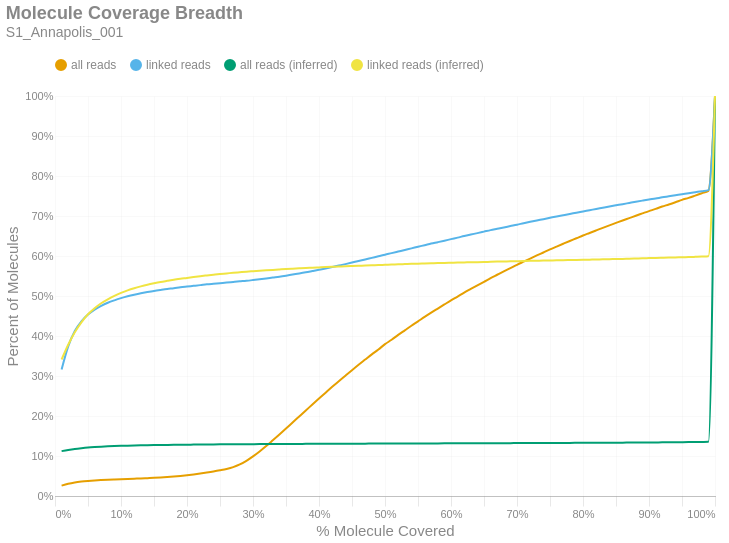

The code cell stored with this chart in its notebook:
### Markdown cell above
### Molecule Read Coverage
This chart shows molecule coverage breadth as computed by the number of bases aligned to that molecule. In other words, "*how much of each unique long molecule is actually sequenced/aligned?*" Keep in mind there is a distinction between sequences and alignments, since some sequences belonging to a particular molecule may not align well and wouldn't appear in the alignment data. This chart also shows molecule coverage breadth as computed by the *inferred fragment* from which the aligned sequences originate. Unlike read coverage, this calculation takes into account the total insert size, including unsequenced gaps between the forward and reverse reads. Like the previous figures, these are cumulative percents.

### Code cell
if SKIPLR:
    print_html(f"Skipped")
else:
    binned_df = consolidated_hist(valids['coverage_bp'], mask, 0.01, True)
    binned_df_inf = consolidated_hist(valids['coverage_inserts'], mask, 0.01, True)
    binned_df = binned_df.with_columns(pl.lit(binned_df_inf['all reads (cumsum)']).alias('all reads (inferred)'))
    binned_df = binned_df.with_columns(pl.lit(binned_df_inf['linked reads (cumsum)']).alias('linked reads (inferred)'))
    binned_df = binned_df.with_columns(
        (pl.col('bin').cast(pl.Float64) + 0.01).alias('right_edge')
    )

    with SafeRender(binned_df):
        (
            density_plot(binned_df, 'Molecule Coverage Breadth', samplename, 'molcov', ['all reads (inferred)','linked reads (inferred)'])
            .encode(
                #x=alt.X('bin:Q', title="% Molecule Covered").axis(format = '%').scale(padding=0),
                x=alt.X('right_edge:Q', title="% Molecule Covered").axis(format='%').scale(padding=0),
                y=alt.Y('value:Q', title='Percent of Molecules')
                    .axis(format='%')
                    .stack(False)
                    .scale(domainMin=0, padding=0),
                color=alt.Color("key:N").scale(domain = ["all reads", "linked reads", "all reads (inferred)", "linked reads (inferred)"]),
                tooltip = [
                    alt.Tooltip("key:N", title = "Data Type"),
                    alt.Tooltip("range_label:N", title="% Molecule Covered"),
                    alt.Tooltip("value:Q", format = ".2%", title="% Molecules")
                ]
            )
        ).display()

### Figure 1 — Vega-Lite specification as saved in the notebook (floating-point values rounded to 4 significant figures)
{"width": "container", "height": 400, "config": {"title": {"anchor": "start", "dy": -15, "fontSize": 18, "color": "#888888", "subtitleColor": "#888888", "subtitleFontSize": 14}, "arc": {"fill": "#0072B2"}, "axis": {"domainColor": "#888888", "domainWidth": 0.5, "gridWidth": 0.2, "grid": false, "titleFontWeight": 400, "titleFontSize": 15, "labelFontSize": 11, "labelColor": "#888888", "tickColor": "#888888", "tickWidth": 0.2, "titleColor": "#888888"}, "axisBand": {"grid": false}, "axisX": {"grid": true, "tickSize": 10, "domainCap": "round"}, "axisY": {"domain": false, "grid": true, "tickSize": 0, "domainCap": "round"}, "background": "transparent", "header": {"labelFontSize": 15, "labelColor": "#888888", "titleFontSize": 15, "titleFontWeight": 600, "titleColor": "#888888"}, "legend": {"labelFont": "sans-serif", "labelFontSize": 12, "labelColor": "#888888", "symbolSize": 100, "symbolType": "circle", "titleFontSize": 12, "titlePadding": 10, "titleColor": "#888888", "title": null, "orient": "top"}, "range": {"category": ["#E69F00", "#56B4E9", "#009E73", "#F0E442", "#0072B2", "#D55E00", "#CC79A7", "#000000"], "diverging": ["#cfe8f3", "#a2d4ec", "#73bfe2", "#46abdb", "#1696d2", "#12719e"]}, "area": {"fill": "#0072B2", "fillOpacity": 0.7, "line": true, "strokeOpacity": 0.7}, "line": {"color": "#0072B2", "stroke": "#0072B2", "strokeWidth": 2}, "trail": {"color": "#0072B2", "stroke": "#0072B2", "strokeWidth": 0, "size": 1}, "point": {"filled": true, "fillOpacity": 1.0, "size": 95}, "text": {"color": "#888888", "fontSize": 11, "align": "right", "fontWeight": 400, "size": 11}, "bar": {"fill": "#0072B2", "stroke": null}, "view": {"stroke": null, "continuousWidth": 660, "continuousHeight": 400}}, "data": {"name": "data-71856cc3fe0ff26bc0a9450cbd75f9d7"}, "mark": {"type": "line", "interpolate": "monotone", "point": {"opacity": 0, "size": 275}}, "encoding": {"color": {"field": "key", "scale": {"domain": ["all reads", "linked reads", "all reads (inferred)", "linked reads (inferred)"]}, "type": "nominal"}, "tooltip": [{"field": "key", "title": "Data Type", "type": "nominal"}, {"field": "range_label", "title": "% Molecule Covered", "type": "nominal"}, {"field": "value", "format": ".2%", "title": "% Molecules", "type": "quantitative"}], "x": {"axis": {"format": "%"}, "field": "right_edge", "scale": {"padding": 0}, "title": "% Molecule Covered", "type": "quantitative"}, "y": {"axis": {"format": "%"}, "field": "value", "scale": {"domainMin": 0, "padding": 0}, "stack": false, "title": "Percent of Molecules", "type": "quantitative"}}, "params": [{"name": "param_c36ac31b6afebe62", "select": {"type": "point", "fields": ["key"]}, "bind": "legend"}], "title": {"text": "Molecule Coverage Breadth", "subtitle": "S1_Annapolis_001"}, "transform": [{"fold": ["all reads (cumsum)", "linked reads (cumsum)", "all reads (inferred)", "linked reads (inferred)"]}, {"calculate": "replace(datum.key, ' (cumsum)', '')", "as": "key"}, {"filter": {"param": "param_c36ac31b6afebe62"}}], "usermeta": {"embedOptions": {"downloadFileName": "S1_Annapolis_001.molcov"}}, "$schema": "https://vega.github.io/schema/vega-lite/v6.1.0.json", "datasets": {"data-71856cc3fe0ff26bc0a9450cbd75f9d7": [{"bin": "0.0", "interval": "0.0-0.01", "all reads": 0.02603, "linked reads": 0.316, "all reads (cumsum)": 0.02603, "linked reads (cumsum)": 0.316, "range_label": "0.0-0.01", "all reads (inferred)": 0.1122, "linked reads (inferred)": 0.3413, "right_edge": 0.01}, {"bin": "0.01", "interval": "0.01-0.02", "all reads": 0.004723, "linked reads": 0.05787, "all reads (cumsum)": 0.03075, "linked reads (cumsum)": 0.3739, "range_label": "0.01-0.02", "all reads (inferred)": 0.1152, "linked reads (inferred)": 0.3781, "right_edge": 0.02}, {"bin": "0.02", "interval": "0.02-0.03", "all reads": 0.003216, "linked reads": 0.0386, "all reads (cumsum)": 0.03397, "linked reads (cumsum)": 0.4125, "range_label": "0.02-0.03", "all reads (inferred)": 0.1176, "linked reads (inferred)": 0.4095, "right_edge": 0.03}, {"bin": "0.03", "interval": "0.03-0.04", "all reads": 0.002124, "linked reads": 0.02403, "all reads (cumsum)": 0.03609, "linked reads (cumsum)": 0.4365, "range_label": "0.03-0.04", "all reads (inferred)": 0.1195, "linked reads (inferred)": 0.4341, "right_edge": 0.04}, {"bin": "0.04", "interval": "0.04-0.05", "all reads": 0.001537, "linked reads": 0.01701, "all reads (cumsum)": 0.03763, "linked reads (cumsum)": 0.4535, "range_label": "0.04-0.05", "all reads (inferred)": 0.1211, "linked reads (inferred)": 0.4543, "right_edge": 0.05}, {"bin": "0.05", "interval": "0.05-0.06", "all reads": 0.00121, "linked reads": 0.01237, "all reads (cumsum)": 0.03884, "linked reads (cumsum)": 0.4659, "range_label": "0.05-0.06", "all reads (inferred)": 0.1223, "linked reads (inferred)": 0.4695, "right_edge": 0.06}, {"bin": "0.06", "interval": "0.06-0.07", "all reads": 0.0009467, "linked reads": 0.009462, "all reads (cumsum)": 0.03978, "linked reads (cumsum)": 0.4754, "range_label": "0.06-0.07", "all reads (inferred)": 0.1233, "linked reads (inferred)": 0.4818, "right_edge": 0.07}, {"bin": "0.07", "interval": "0.07-0.08", "all reads": 0.0008255, "linked reads": 0.007669, "all reads (cumsum)": 0.04061, "linked reads (cumsum)": 0.483, "range_label": "0.07-0.08", "all reads (inferred)": 0.1241, "linked reads (inferred)": 0.4918, "right_edge": 0.08}, {"bin": "0.08", "interval": "0.08-0.09", "all reads": 0.0007312, "linked reads": 0.006157, "all reads (cumsum)": 0.04134, "linked reads (cumsum)": 0.4892, "range_label": "0.08-0.09", "all reads (inferred)": 0.1247, "linked reads (inferred)": 0.5002, "right_edge": 0.09}, {"bin": "0.09", "interval": "0.09-0.1", "all reads": 0.0007043, "linked reads": 0.005434, "all reads (cumsum)": 0.04205, "linked reads (cumsum)": 0.4946, "range_label": "0.09-0.1", "all reads (inferred)": 0.1253, "linked reads (inferred)": 0.5076, "right_edge": 0.1}, {"bin": "0.1", "interval": "0.1-0.11", "all reads": 0.0006642, "linked reads": 0.004716, "all reads (cumsum)": 0.04271, "linked reads (cumsum)": 0.4994, "range_label": "0.1-0.11", "all reads (inferred)": 0.1258, "linked reads (inferred)": 0.5141, "right_edge": 0.11}, {"bin": "0.11", "interval": "0.11-0.12", "all reads": 0.0006301, "linked reads": 0.003916, "all reads (cumsum)": 0.04334, "linked reads (cumsum)": 0.5033, "range_label": "0.11-0.12", "all reads (inferred)": 0.1263, "linked reads (inferred)": 0.5195, "right_edge": 0.12}, {"bin": "0.12", "interval": "0.12-0.13", "all reads": 0.0006142, "linked reads": 0.003346, "all reads (cumsum)": 0.04395, "linked reads (cumsum)": 0.5066, "range_label": "0.12-0.13", "all reads (inferred)": 0.1266, "linked reads (inferred)": 0.5241, "right_edge": 0.13}, {"bin": "0.13", "interval": "0.13-0.14", "all reads": 0.000685, "linked reads": 0.003137, "all reads (cumsum)": 0.04464, "linked reads (cumsum)": 0.5097, "range_label": "0.13-0.14", "all reads (inferred)": 0.1269, "linked reads (inferred)": 0.5282, "right_edge": 0.14}, {"bin": "0.14", "interval": "0.14-0.15", "all reads": 0.0006903, "linked reads": 0.002918, "all reads (cumsum)": 0.04533, "linked reads (cumsum)": 0.5127, "range_label": "0.14-0.15", "all reads (inferred)": 0.1272, "linked reads (inferred)": 0.5317, "right_edge": 0.15}, {"bin": "0.15", "interval": "0.15-0.16", "all reads": 0.0008857, "linked reads": 0.002556, "all reads (cumsum)": 0.04622, "linked reads (cumsum)": 0.5152, "range_label": "0.15-0.16", "all reads (inferred)": 0.1275, "linked reads (inferred)": 0.535, "right_edge": 0.16}, {"bin": "0.16", "interval": "0.16-0.17", "all reads": 0.001075, "linked reads": 0.002394, "all reads (cumsum)": 0.04729, "linked reads (cumsum)": 0.5176, "range_label": "0.16-0.17", "all reads (inferred)": 0.1277, "linked reads (inferred)": 0.5379, "right_edge": 0.17}, {"bin": "0.17", "interval": "0.17-0.18", "all reads": 0.001355, "linked reads": 0.001925, "all reads (cumsum)": 0.04864, "linked reads (cumsum)": 0.5195, "range_label": "0.17-0.18", "all reads (inferred)": 0.1279, "linked reads (inferred)": 0.5407, "right_edge": 0.18}, {"bin": "0.18", "interval": "0.18-0.19", "all reads": 0.001631, "linked reads": 0.002266, "all reads (cumsum)": 0.05028, "linked reads (cumsum)": 0.5218, "range_label": "0.18-0.19", "all reads (inferred)": 0.1281, "linked reads (inferred)": 0.5433, "right_edge": 0.19}, {"bin": "0.19", "interval": "0.19-0.2", "all reads": 0.001788, "linked reads": 0.001823, "all reads (cumsum)": 0.05206, "linked reads (cumsum)": 0.5236, "range_label": "0.19-0.2", "all reads (inferred)": 0.1283, "linked reads (inferred)": 0.5453, "right_edge": 0.2}, {"bin": "0.2", "interval": "0.2-0.21", "all reads": 0.00193, "linked reads": 0.001757, "all reads (cumsum)": 0.05399, "linked reads (cumsum)": 0.5254, "range_label": "0.2-0.21", "all reads (inferred)": 0.1285, "linked reads (inferred)": 0.5475, "right_edge": 0.21}, {"bin": "0.21", "interval": "0.21-0.22", "all reads": 0.002196, "linked reads": 0.001787, "all reads (cumsum)": 0.05619, "linked reads (cumsum)": 0.5272, "range_label": "0.21-0.22", "all reads (inferred)": 0.1286, "linked reads (inferred)": 0.5495, "right_edge": 0.22}, {"bin": "0.22", "interval": "0.22-0.23", "all reads": 0.002439, "linked reads": 0.00194, "all reads (cumsum)": 0.05863, "linked reads (cumsum)": 0.5291, "range_label": "0.22-0.23", "all reads (inferred)": 0.1288, "linked reads (inferred)": 0.5514, "right_edge": 0.23}, {"bin": "0.23", "interval": "0.23-0.24", "all reads": 0.002648, "linked reads": 0.001523, "all reads (cumsum)": 0.06128, "linked reads (cumsum)": 0.5306, "range_label": "0.23-0.24", "all reads (inferred)": 0.1289, "linked reads (inferred)": 0.5532, "right_edge": 0.24}, {"bin": "0.24", "interval": "0.24-0.25", "all reads": 0.002987, "linked reads": 0.001441, "all reads (cumsum)": 0.06426, "linked reads (cumsum)": 0.5321, "range_label": "0.24-0.25", "all reads (inferred)": 0.1291, "linked reads (inferred)": 0.555, "right_edge": 0.25}, {"bin": "0.25", "interval": "0.25-0.26", "all reads": 0.00337, "linked reads": 0.001385, "all reads (cumsum)": 0.06763, "linked reads (cumsum)": 0.5335, "range_label": "0.25-0.26", "all reads (inferred)": 0.1292, "linked reads (inferred)": 0.5565, "right_edge": 0.26}, {"bin": "0.26", "interval": "0.26-0.27", "all reads": 0.004591, "linked reads": 0.001584, "all reads (cumsum)": 0.07223, "linked reads (cumsum)": 0.535, "range_label": "0.26-0.27", "all reads (inferred)": 0.1293, "linked reads (inferred)": 0.5581, "right_edge": 0.27}, {"bin": "0.27", "interval": "0.27-0.28", "all reads": 0.006674, "linked reads": 0.001569, "all reads (cumsum)": 0.0789, "linked reads (cumsum)": 0.5366, "range_label": "0.27-0.28", "all reads (inferred)": 0.1294, "linked reads (inferred)": 0.5594, "right_edge": 0.28}, {"bin": "0.28", "interval": "0.28-0.29", "all reads": 0.009098, "linked reads": 0.001497, "all reads (cumsum)": 0.088, "linked reads (cumsum)": 0.5381, "range_label": "0.28-0.29", "all reads (inferred)": 0.1295, "linked reads (inferred)": 0.5608, "right_edge": 0.29}, {"bin": "0.29", "interval": "0.29-0.3", "all reads": 0.01107, "linked reads": 0.001813, "all reads (cumsum)": 0.09907, "linked reads (cumsum)": 0.5399, "range_label": "0.29-0.3", "all reads (inferred)": 0.1296, "linked reads (inferred)": 0.5619, "right_edge": 0.3}, {"bin": "0.3", "interval": "0.3-0.31", "all reads": 0.01236, "linked reads": 0.001935, "all reads (cumsum)": 0.1114, "linked reads (cumsum)": 0.5419, "range_label": "0.3-0.31", "all reads (inferred)": 0.1297, "linked reads (inferred)": 0.5631, "right_edge": 0.31}, {"bin": "0.31", "interval": "0.31-0.32", "all reads": 0.0134, "linked reads": 0.002062, "all reads (cumsum)": 0.1248, "linked reads (cumsum)": 0.5439, "range_label": "0.31-0.32", "all reads (inferred)": 0.1298, "linked reads (inferred)": 0.5642, "right_edge": 0.32}, {"bin": "0.32", "interval": "0.32-0.33", "all reads": 0.01436, "linked reads": 0.00221, "all reads (cumsum)": 0.1392, "linked reads (cumsum)": 0.5461, "range_label": "0.32-0.33", "all reads (inferred)": 0.1299, "linked reads (inferred)": 0.5653, "right_edge": 0.33}, {"bin": "0.33", "interval": "0.33-0.34", "all reads": 0.01457, "linked reads": 0.002139, "all reads (cumsum)": 0.1538, "linked reads (cumsum)": 0.5483, "range_label": "0.33-0.34", "all reads (inferred)": 0.13, "linked reads (inferred)": 0.5663, "right_edge": 0.34}, {"bin": "0.34", "interval": "0.34-0.35", "all reads": 0.01488, "linked reads": 0.002536, "all reads (cumsum)": 0.1686, "linked reads (cumsum)": 0.5508, "range_label": "0.34-0.35", "all reads (inferred)": 0.1301, "linked reads (inferred)": 0.5674, "right_edge": 0.35}, {"bin": "0.35", "interval": "0.35-0.36", "all reads": 0.01511, "linked reads": 0.002775, "all reads (cumsum)": 0.1838, "linked reads (cumsum)": 0.5536, "range_label": "0.35-0.36", "all reads (inferred)": 0.1302, "linked reads (inferred)": 0.5683, "right_edge": 0.36}, {"bin": "0.36", "interval": "0.36-0.37", "all reads": 0.015, "linked reads": 0.002643, "all reads (cumsum)": 0.1988, "linked reads (cumsum)": 0.5562, "range_label": "0.36-0.37", "all reads (inferred)": 0.1303, "linked reads (inferred)": 0.5692, "right_edge": 0.37}, {"bin": "0.37", "interval": "0.37-0.38", "all reads": 0.01501, "linked reads": 0.002887, "all reads (cumsum)": 0.2138, "linked reads (cumsum)": 0.5591, "range_label": "0.37-0.38", "all reads (inferred)": 0.1303, "linked reads (inferred)": 0.57, "right_edge": 0.38}, {"bin": "0.38", "interval": "0.38-0.39", "all reads": 0.01508, "linked reads": 0.003218, "all reads (cumsum)": 0.2288, "linked reads (cumsum)": 0.5623, "range_label": "0.38-0.39", "all reads (inferred)": 0.1304, "linked reads (inferred)": 0.5707, "right_edge": 0.39}, {"bin": "0.39", "interval": "0.39-0.4", "all reads": 0.01502, "linked reads": 0.003239, "all reads (cumsum)": 0.2439, "linked reads (cumsum)": 0.5656, "range_label": "0.39-0.4", "all reads (inferred)": 0.1305, "linked reads (inferred)": 0.5715, "right_edge": 0.4}, {"bin": "0.4", "interval": "0.4-0.41", "all reads": 0.0145, "linked reads": 0.003285, "all reads (cumsum)": 0.2584, "linked reads (cumsum)": 0.5689, "range_label": "0.4-0.41", "all reads (inferred)": 0.1305, "linked reads (inferred)": 0.5723, "right_edge": 0.41}, {"bin": "0.41", "interval": "0.41-0.42", "all reads": 0.01447, "linked reads": 0.003488, "all reads (cumsum)": 0.2728, "linked reads (cumsum)": 0.5723, "range_label": "0.41-0.42", "all reads (inferred)": 0.1306, "linked reads (inferred)": 0.573, "right_edge": 0.42}, {"bin": "0.42", "interval": "0.42-0.43", "all reads": 0.01423, "linked reads": 0.003687, "all reads (cumsum)": 0.2871, "linked reads (cumsum)": 0.576, "range_label": "0.42-0.43", "all reads (inferred)": 0.1307, "linked reads (inferred)": 0.5737, "right_edge": 0.43}, {"bin": "0.43", "interval": "0.43-0.44", "all reads": 0.0138, "linked reads": 0.003692, "all reads (cumsum)": 0.3009, "linked reads (cumsum)": 0.5797, "range_label": "0.43-0.44", "all reads (inferred)": 0.1308, "linked reads (inferred)": 0.5745, "right_edge": 0.44}, {"bin": "0.44", "interval": "0.44-0.45", "all reads": 0.0137, "linked reads": 0.003794, "all reads (cumsum)": 0.3146, "linked reads (cumsum)": 0.5835, "range_label": "0.44-0.45", "all reads (inferred)": 0.1308, "linked reads (inferred)": 0.5751, "right_edge": 0.45}, {"bin": "0.45", "interval": "0.45-0.46", "all reads": 0.01346, "linked reads": 0.003957, "all reads (cumsum)": 0.328, "linked reads (cumsum)": 0.5875, "range_label": "0.45-0.46", "all reads (inferred)": 0.1309, "linked reads (inferred)": 0.5757, "right_edge": 0.46}, {"bin": "0.46", "interval": "0.46-0.47", "all reads": 0.01303, "linked reads": 0.003738, "all reads (cumsum)": 0.3411, "linked reads (cumsum)": 0.5912, "range_label": "0.46-0.47", "all reads (inferred)": 0.1309, "linked reads (inferred)": 0.5762, "right_edge": 0.47}, {"bin": "0.47", "interval": "0.47-0.48", "all reads": 0.01297, "linked reads": 0.004028, "all reads (cumsum)": 0.354, "linked reads (cumsum)": 0.5952, "range_label": "0.47-0.48", "all reads (inferred)": 0.131, "linked reads (inferred)": 0.5768, "right_edge": 0.48}, {"bin": "0.48", "interval": "0.48-0.49", "all reads": 0.0122, "linked reads": 0.003921, "all reads (cumsum)": 0.3662, "linked reads (cumsum)": 0.5992, "range_label": "0.48-0.49", "all reads (inferred)": 0.131, "linked reads (inferred)": 0.5775, "right_edge": 0.49}, {"bin": "0.49", "interval": "0.49-0.5", "all reads": 0.01343, "linked reads": 0.004181, "all reads (cumsum)": 0.3797, "linked reads (cumsum)": 0.6033, "range_label": "0.49-0.5", "all reads (inferred)": 0.1311, "linked reads (inferred)": 0.578, "right_edge": 0.5}, {"bin": "0.5", "interval": "0.5-0.51", "all reads": 0.01084, "linked reads": 0.003809, "all reads (cumsum)": 0.3905, "linked reads (cumsum)": 0.6072, "range_label": "0.5-0.51", "all reads (inferred)": 0.1312, "linked reads (inferred)": 0.5786, "right_edge": 0.51}, {"bin": "0.51", "interval": "0.51-0.52", "all reads": 0.01223, "linked reads": 0.003987, "all reads (cumsum)": 0.4027, "linked reads (cumsum)": 0.6111, "range_label": "0.51-0.52", "all reads (inferred)": 0.1312, "linked reads (inferred)": 0.5792, "right_edge": 0.52}, {"bin": "0.52", "interval": "0.52-0.53", "all reads": 0.01143, "linked reads": 0.004018, "all reads (cumsum)": 0.4142, "linked reads (cumsum)": 0.6152, "range_label": "0.52-0.53", "all reads (inferred)": 0.1313, "linked reads (inferred)": 0.5797, "right_edge": 0.53}, {"bin": "0.53", "interval": "0.53-0.54", "all reads": 0.01146, "linked reads": 0.003881, "all reads (cumsum)": 0.4256, "linked reads (cumsum)": 0.619, "range_label": "0.53-0.54", "all reads (inferred)": 0.1313, "linked reads (inferred)": 0.5804, "right_edge": 0.54}, {"bin": "0.54", "interval": "0.54-0.55", "all reads": 0.01095, "linked reads": 0.00414, "all reads (cumsum)": 0.4366, "linked reads (cumsum)": 0.6232, "range_label": "0.54-0.55", "all reads (inferred)": 0.1314, "linked reads (inferred)": 0.5809, "right_edge": 0.55}, {"bin": "0.55", "interval": "0.55-0.56", "all reads": 0.0111, "linked reads": 0.00386, "all reads (cumsum)": 0.4477, "linked reads (cumsum)": 0.627, "range_label": "0.55-0.56", "all reads (inferred)": 0.1314, "linked reads (inferred)": 0.5813, "right_edge": 0.56}, {"bin": "0.56", "interval": "0.56-0.57", "all reads": 0.01065, "linked reads": 0.003993, "all reads (cumsum)": 0.4583, "linked reads (cumsum)": 0.631, "range_label": "0.56-0.57", "all reads (inferred)": 0.1315, "linked reads (inferred)": 0.5818, "right_edge": 0.57}, {"bin": "0.57", "interval": "0.57-0.58", "all reads": 0.01028, "linked reads": 0.00355, "all reads (cumsum)": 0.4686, "linked reads (cumsum)": 0.6346, "range_label": "0.57-0.58", "all reads (inferred)": 0.1315, "linked reads (inferred)": 0.5822, "right_edge": 0.58}, {"bin": "0.58", "interval": "0.58-0.59", "all reads": 0.01023, "linked reads": 0.003672, "all reads (cumsum)": 0.4788, "linked reads (cumsum)": 0.6383, "range_label": "0.58-0.59", "all reads (inferred)": 0.1316, "linked reads (inferred)": 0.5826, "right_edge": 0.59}, {"bin": "0.59", "interval": "0.59-0.6", "all reads": 0.01017, "linked reads": 0.003931, "all reads (cumsum)": 0.489, "linked reads (cumsum)": 0.6422, "range_label": "0.59-0.6", "all reads (inferred)": 0.1317, "linked reads (inferred)": 0.5831, "right_edge": 0.6}, {"bin": "0.6", "interval": "0.6-0.61", "all reads": 0.009591, "linked reads": 0.003774, "all reads (cumsum)": 0.4986, "linked reads (cumsum)": 0.646, "range_label": "0.6-0.61", "all reads (inferred)": 0.1317, "linked reads (inferred)": 0.5836, "right_edge": 0.61}, {"bin": "0.61", "interval": "0.61-0.62", "all reads": 0.009786, "linked reads": 0.004013, "all reads (cumsum)": 0.5084, "linked reads (cumsum)": 0.65, "range_label": "0.61-0.62", "all reads (inferred)": 0.1318, "linked reads (inferred)": 0.5839, "right_edge": 0.62}, {"bin": "0.62", "interval": "0.62-0.63", "all reads": 0.00914, "linked reads": 0.003677, "all reads (cumsum)": 0.5175, "linked reads (cumsum)": 0.6537, "range_label": "0.62-0.63", "all reads (inferred)": 0.1318, "linked reads (inferred)": 0.5843, "right_edge": 0.63}, {"bin": "0.63", "interval": "0.63-0.64", "all reads": 0.009044, "linked reads": 0.003555, "all reads (cumsum)": 0.5266, "linked reads (cumsum)": 0.6572, "range_label": "0.63-0.64", "all reads (inferred)": 0.1319, "linked reads (inferred)": 0.5847, "right_edge": 0.64}, {"bin": "0.64", "interval": "0.64-0.65", "all reads": 0.008968, "linked reads": 0.003738, "all reads (cumsum)": 0.5355, "linked reads (cumsum)": 0.6609, "range_label": "0.64-0.65", "all reads (inferred)": 0.1319, "linked reads (inferred)": 0.5851, "right_edge": 0.65}, {"bin": "0.65", "interval": "0.65-0.66", "all reads": 0.009168, "linked reads": 0.003763, "all reads (cumsum)": 0.5447, "linked reads (cumsum)": 0.6647, "range_label": "0.65-0.66", "all reads (inferred)": 0.132, "linked reads (inferred)": 0.5855, "right_edge": 0.66}, {"bin": "0.66", "interval": "0.66-0.67", "all reads": 0.008431, "linked reads": 0.00332, "all reads (cumsum)": 0.5531, "linked reads (cumsum)": 0.668, "range_label": "0.66-0.67", "all reads (inferred)": 0.132, "linked reads (inferred)": 0.5859, "right_edge": 0.67}, {"bin": "0.67", "interval": "0.67-0.68", "all reads": 0.008396, "linked reads": 0.003346, "all reads (cumsum)": 0.5615, "linked reads (cumsum)": 0.6714, "range_label": "0.67-0.68", "all reads (inferred)": 0.1321, "linked reads (inferred)": 0.5863, "right_edge": 0.68}, {"bin": "0.68", "interval": "0.68-0.69", "all reads": 0.008176, "linked reads": 0.003458, "all reads (cumsum)": 0.5697, "linked reads (cumsum)": 0.6748, "range_label": "0.68-0.69", "all reads (inferred)": 0.1322, "linked reads (inferred)": 0.5867, "right_edge": 0.69}, {"bin": "0.69", "interval": "0.69-0.7", "all reads": 0.008231, "linked reads": 0.003402, "all reads (cumsum)": 0.5779, "linked reads (cumsum)": 0.6782, "range_label": "0.69-0.7", "all reads (inferred)": 0.1322, "linked reads (inferred)": 0.5871, "right_edge": 0.7}, {"bin": "0.7", "interval": "0.7-0.71", "all reads": 0.007846, "linked reads": 0.003738, "all reads (cumsum)": 0.5858, "linked reads (cumsum)": 0.682, "range_label": "0.7-0.71", "all reads (inferred)": 0.1323, "linked reads (inferred)": 0.5875, "right_edge": 0.71}, {"bin": "0.71", "interval": "0.71-0.72", "all reads": 0.007783, "linked reads": 0.003555, "all reads (cumsum)": 0.5936, "linked reads (cumsum)": 0.6855, "range_label": "0.71-0.72", "all reads (inferred)": 0.1323, "linked reads (inferred)": 0.5879, "right_edge": 0.72}, {"bin": "0.72", "interval": "0.72-0.73", "all reads": 0.007762, "linked reads": 0.003392, "all reads (cumsum)": 0.6013, "linked reads (cumsum)": 0.6889, "range_label": "0.72-0.73", "all reads (inferred)": 0.1324, "linked reads (inferred)": 0.5882, "right_edge": 0.73}, {"bin": "0.73", "interval": "0.73-0.74", "all reads": 0.007463, "linked reads": 0.003213, "all reads (cumsum)": 0.6088, "linked reads (cumsum)": 0.6921, "range_label": "0.73-0.74", "all reads (inferred)": 0.1325, "linked reads (inferred)": 0.5885, "right_edge": 0.74}, {"bin": "0.74", "interval": "0.74-0.75", "all reads": 0.007644, "linked reads": 0.003381, "all reads (cumsum)": 0.6164, "linked reads (cumsum)": 0.6955, "range_label": "0.74-0.75", "all reads (inferred)": 0.1325, "linked reads (inferred)": 0.5889, "right_edge": 0.75}, {"bin": "0.75", "interval": "0.75-0.76", "all reads": 0.007115, "linked reads": 0.003387, "all reads (cumsum)": 0.6235, "linked reads (cumsum)": 0.6989, "range_label": "0.75-0.76", "all reads (inferred)": 0.1326, "linked reads (inferred)": 0.5892, "right_edge": 0.76}, {"bin": "0.76", "interval": "0.76-0.77", "all reads": 0.007032, "linked reads": 0.003112, "all reads (cumsum)": 0.6306, "linked reads (cumsum)": 0.702, "range_label": "0.76-0.77", "all reads (inferred)": 0.1327, "linked reads (inferred)": 0.5895, "right_edge": 0.77}, {"bin": "0.77", "interval": "0.77-0.78", "all reads": 0.006946, "linked reads": 0.003203, "all reads (cumsum)": 0.6375, "linked reads (cumsum)": 0.7052, "range_label": "0.77-0.78", "all reads (inferred)": 0.1328, "linked reads (inferred)": 0.5898, "right_edge": 0.78}, {"bin": "0.78", "interval": "0.78-0.79", "all reads": 0.006727, "linked reads": 0.002959, "all reads (cumsum)": 0.6443, "linked reads (cumsum)": 0.7082, "range_label": "0.78-0.79", "all reads (inferred)": 0.1328, "linked reads (inferred)": 0.5901, "right_edge": 0.79}, {"bin": "0.79", "interval": "0.79-0.8", "all reads": 0.00696, "linked reads": 0.003203, "all reads (cumsum)": 0.6512, "linked reads (cumsum)": 0.7114, "range_label": "0.79-0.8", "all reads (inferred)": 0.1329, "linked reads (inferred)": 0.5905, "right_edge": 0.8}, {"bin": "0.8", "interval": "0.8-0.81", "all reads": 0.006332, "linked reads": 0.003101, "all reads (cumsum)": 0.6575, "linked reads (cumsum)": 0.7145, "range_label": "0.8-0.81", "all reads (inferred)": 0.133, "linked reads (inferred)": 0.5909, "right_edge": 0.81}, {"bin": "0.81", "interval": "0.81-0.82", "all reads": 0.006427, "linked reads": 0.003173, "all reads (cumsum)": 0.664, "linked reads (cumsum)": 0.7176, "range_label": "0.81-0.82", "all reads (inferred)": 0.1331, "linked reads (inferred)": 0.5913, "right_edge": 0.82}, {"bin": "0.82", "interval": "0.82-0.83", "all reads": 0.006472, "linked reads": 0.003045, "all reads (cumsum)": 0.6704, "linked reads (cumsum)": 0.7207, "range_label": "0.82-0.83", "all reads (inferred)": 0.1332, "linked reads (inferred)": 0.5916, "right_edge": 0.83}, {"bin": "0.83", "interval": "0.83-0.84", "all reads": 0.006234, "linked reads": 0.003117, "all reads (cumsum)": 0.6767, "linked reads (cumsum)": 0.7238, "range_label": "0.83-0.84", "all reads (inferred)": 0.1333, "linked reads (inferred)": 0.592, "right_edge": 0.84}, {"bin": "0.84", "interval": "0.84-0.85", "all reads": 0.006009, "linked reads": 0.002923, "all reads (cumsum)": 0.6827, "linked reads (cumsum)": 0.7267, "range_label": "0.84-0.85", "all reads (inferred)": 0.1333, "linked reads (inferred)": 0.5924, "right_edge": 0.85}, {"bin": "0.85", "interval": "0.85-0.86", "all reads": 0.006052, "linked reads": 0.002872, "all reads (cumsum)": 0.6887, "linked reads (cumsum)": 0.7296, "range_label": "0.85-0.86", "all reads (inferred)": 0.1334, "linked reads (inferred)": 0.5928, "right_edge": 0.86}, {"bin": "0.86", "interval": "0.86-0.87", "all reads": 0.005926, "linked reads": 0.003005, "all reads (cumsum)": 0.6947, "linked reads (cumsum)": 0.7326, "range_label": "0.86-0.87", "all reads (inferred)": 0.1335, "linked reads (inferred)": 0.5933, "right_edge": 0.87}, {"bin": "0.87", "interval": "0.87-0.88", "all reads": 0.006021, "linked reads": 0.003, "all reads (cumsum)": 0.7007, "linked reads (cumsum)": 0.7356, "range_label": "0.87-0.88", "all reads (inferred)": 0.1336, "linked reads (inferred)": 0.5937, "right_edge": 0.88}, {"bin": "0.88", "interval": "0.88-0.89", "all reads": 0.005828, "linked reads": 0.002852, "all reads (cumsum)": 0.7065, "linked reads (cumsum)": 0.7385, "range_label": "0.88-0.89", "all reads (inferred)": 0.1337, "linked reads (inferred)": 0.5942, "right_edge": 0.89}, {"bin": "0.89", "interval": "0.89-0.9", "all reads": 0.0058, "linked reads": 0.002755, "all reads (cumsum)": 0.7123, "linked reads (cumsum)": 0.7412, "range_label": "0.89-0.9", "all reads (inferred)": 0.1339, "linked reads (inferred)": 0.5947, "right_edge": 0.9}, {"bin": "0.9", "interval": "0.9-0.91", "all reads": 0.005376, "linked reads": 0.002531, "all reads (cumsum)": 0.7177, "linked reads (cumsum)": 0.7437, "range_label": "0.9-0.91", "all reads (inferred)": 0.134, "linked reads (inferred)": 0.5952, "right_edge": 0.91}, {"bin": "0.91", "interval": "0.91-0.92", "all reads": 0.006027, "linked reads": 0.002938, "all reads (cumsum)": 0.7237, "linked reads (cumsum)": 0.7467, "range_label": "0.91-0.92", "all reads (inferred)": 0.1341, "linked reads (inferred)": 0.5956, "right_edge": 0.92}, {"bin": "0.92", "interval": "0.92-0.93", "all reads": 0.005156, "linked reads": 0.002572, "all reads (cumsum)": 0.7289, "linked reads (cumsum)": 0.7493, "range_label": "0.92-0.93", "all reads (inferred)": 0.1342, "linked reads (inferred)": 0.5961, "right_edge": 0.93}, {"bin": "0.93", "interval": "0.93-0.94", "all reads": 0.005569, "linked reads": 0.002628, "all reads (cumsum)": 0.7344, "linked reads (cumsum)": 0.7519, "range_label": "0.93-0.94", "all reads (inferred)": 0.1344, "linked reads (inferred)": 0.5965, "right_edge": 0.94}, {"bin": "0.94", "interval": "0.94-0.95", "all reads": 0.005952, "linked reads": 0.002551, "all reads (cumsum)": 0.7404, "linked reads (cumsum)": 0.7544, "range_label": "0.94-0.95", "all reads (inferred)": 0.1345, "linked reads (inferred)": 0.597, "right_edge": 0.95}, {"bin": "0.95", "interval": "0.95-0.96", "all reads": 0.004914, "linked reads": 0.002704, "all reads (cumsum)": 0.7453, "linked reads (cumsum)": 0.7571, "range_label": "0.95-0.96", "all reads (inferred)": 0.1347, "linked reads (inferred)": 0.5974, "right_edge": 0.96}, {"bin": "0.96", "interval": "0.96-0.97", "all reads": 0.005755, "linked reads": 0.002424, "all reads (cumsum)": 0.7511, "linked reads (cumsum)": 0.7596, "range_label": "0.96-0.97", "all reads (inferred)": 0.1349, "linked reads (inferred)": 0.5979, "right_edge": 0.97}, {"bin": "0.97", "interval": "0.97-0.98", "all reads": 0.005899, "linked reads": 0.002388, "all reads (cumsum)": 0.757, "linked reads (cumsum)": 0.762, "range_label": "0.97-0.98", "all reads (inferred)": 0.1351, "linked reads (inferred)": 0.5985, "right_edge": 0.98}, {"bin": "0.98", "interval": "0.98-0.99", "all reads": 0.005669, "linked reads": 0.002638, "all reads (cumsum)": 0.7626, "linked reads (cumsum)": 0.7646, "range_label": "0.98-0.99", "all reads (inferred)": 0.1353, "linked reads (inferred)": 0.5994, "right_edge": 0.99}, {"bin": "0.99", "interval": "0.99-1.0", "all reads": 0.2374, "linked reads": 0.2354, "all reads (cumsum)": 1.0, "linked reads (cumsum)": 1.0, "range_label": "0.99-1.0", "all reads (inferred)": 1.0, "linked reads (inferred)": 1.0, "right_edge": 1.0}]}}
